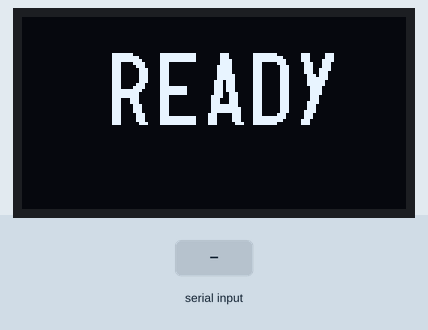
Recording of a program running on a simulated ESP32-C3. Parts: 128×64 one-colour display. The test bench sets the inputs (shaded band). What the program prints to the serial monitor is not drawn.

Above: at 1.2 s.
1.3 s: "1\n" received over Serial
At 1.9 s:
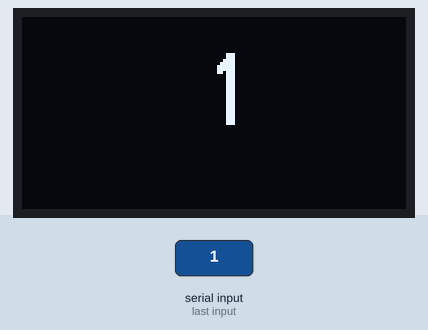
2.8 s: "0\n" received over Serial
At 4.0 s:
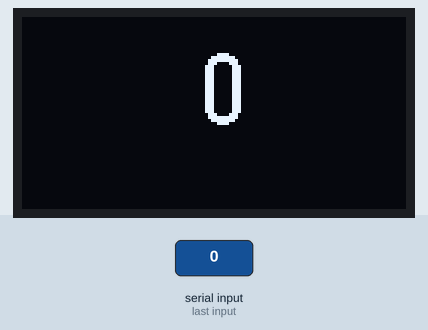
4.3 s: "2\n" received over Serial
At 5.4 s:
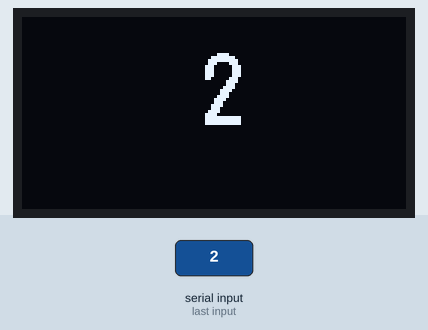
Timing chart, 0 to 7.3 s (numbered marks = the images above; inputs shaded):
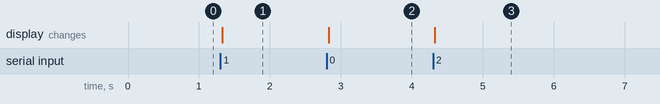

The program:

main.cpp
```cpp
#include <Arduino.h>
#include <U8g2lib.h>

#define OLED_RESET U8X8_PIN_NONE
#define OLED_SDA 5
#define OLED_SCL 6

static constexpr int kPanelWidth = 72;
static constexpr int kPanelHeight = 40;
static constexpr int kPanelXOffset = 30;
static constexpr int kPanelYOffset = 12;

// Tall, narrow font so strings like "12.1V" fill the display without clipping.
static const uint8_t *kFont = u8g2_font_logisoso24_tf;

U8G2_SSD1306_128X64_NONAME_F_HW_I2C u8g2(U8G2_R0, OLED_RESET, OLED_SCL, OLED_SDA);

static char line_buffer[11];
static size_t line_len = 0;

static void draw_text(const char *text)
{
  u8g2.clearBuffer();
  u8g2.setFont(kFont);

  int16_t text_width = u8g2.getStrWidth(text);
  if (text_width < 0) {
    text_width = 0;
  }
  int x = kPanelXOffset + (kPanelWidth - text_width) / 2;
  if (x < 0) {
    x = 0;
  }
  int y = kPanelYOffset + u8g2.getAscent();  // keep baseline inside 40 px window

  u8g2.drawStr(x, y, text);
  u8g2.sendBuffer();
}

static void handle_line()
{
  if (line_len == 0) {
    return;
  }
  line_buffer[line_len] = '\0';
  draw_text(line_buffer);
  Serial.println(line_buffer);  // Echo exactly what was displayed.

  line_len = 0;
}

void setup()
{
  Serial.begin(115200);
  while (!Serial) {
    delay(10);
  }

  u8g2.begin();
  u8g2.setContrast(255);
  u8g2.setBusClock(400000);

  draw_text("READY");
  Serial.println("READY");
}

void loop()
{
  while (Serial.available() > 0) {
    char c = (char)Serial.read();
    if (c == '\n' || c == '\r') {
      handle_line();
      continue;
    }
    if (line_len < sizeof(line_buffer) - 1) {
      line_buffer[line_len++] = c;
    }
  }
}
```

Measured:
- after the input at 1.3 s, the display: changes at once (image 1)
- after the input at 2.8 s, the display: changes at once (image 2)
- after the input at 4.3 s, the display: changes at once (image 3)
